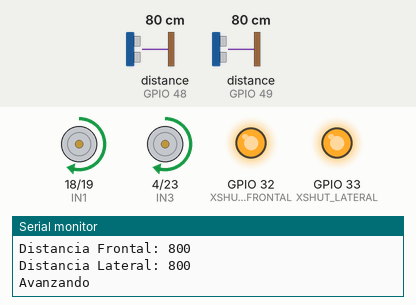
Recording of a sketch running on a simulated ESP32. On the bench: motor-driver pin pairs drawn as motors (green arrow = first pin HIGH = forward, orange = second pin HIGH = backward, longer = more drive, scaled by the enable pin), output pins drawn as LEDs (lit = HIGH), the last lines printed to the serial monitor. Inputs (shaded band) come from the test bench; at power-on: distance to the obstacle (sensors on GPIO 48, GPIO 49) 80 cm.

Above: at 1.2 s.
1.3 s: distance to the obstacle (sensor on GPIO 48) set to 12 cm
2.8 s: distance to the obstacle (sensor on GPIO 48) set to 9 cm
At 3.12 s:
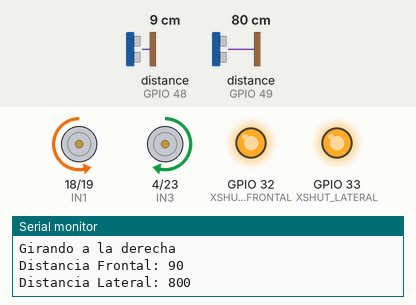
5.8 s: distance to the obstacle (sensor on GPIO 49) set to 12 cm
At 6.34 s:
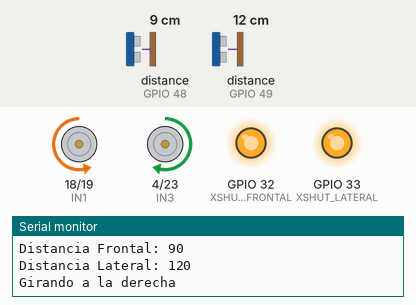
8.8 s: distance to the obstacle (sensor on GPIO 49) set to 9 cm
At 9.1 s:
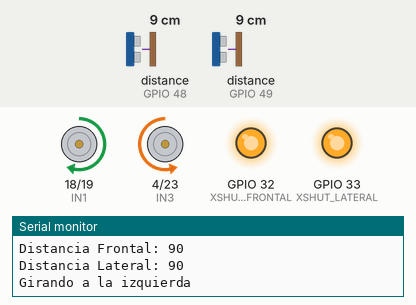
11.8 s: distance to the obstacle (sensor on GPIO 49) set to 18 cm
At 12.04 s:
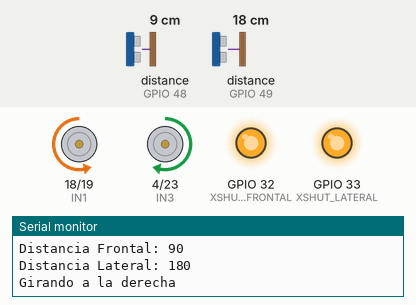
14.8 s: distance to the obstacle (sensor on GPIO 49) set to 2 cm
At 15.04 s:
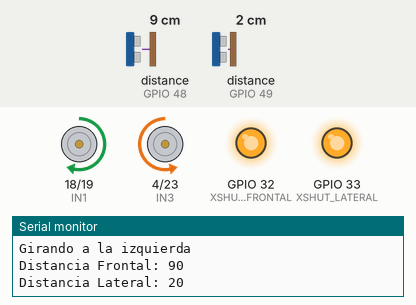
Timing chart, 0 to 17.8 s (numbered marks = the images above; inputs shaded):
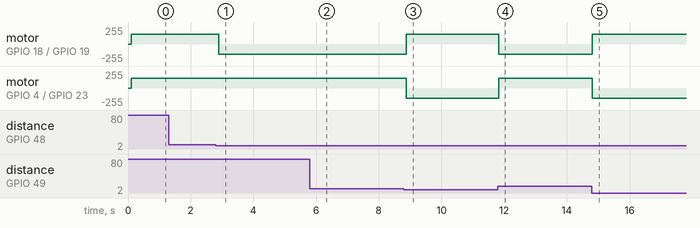

Measured:
- the behaviour switches between 11 and 10 cm on distance to the obstacle (sensor on GPIO 48) (found by bisection; images 0 and 1)
- the behaviour switches between 11 and 10 cm on distance to the obstacle (sensor on GPIO 49) (found by bisection; images 2 and 3)
- after the input at 2.8 s, motor on GPIO 18 (IN1) / GPIO 19 (IN2): forward 150/255 → backward 150/255 after 0.09 s
- after the input at 5.8 s, motor on GPIO 18 (IN1) / GPIO 19 (IN2): stays backward 150/255 (without the input it goes to stopped after 3.0 s); motor on GPIO 4 (IN3) / GPIO 23 (IN4): stays forward 150/255 (without the input it goes to stopped after 3.0 s)
- after the input at 8.8 s, motor on GPIO 18 (IN1) / GPIO 19 (IN2): backward 150/255 → forward 150/255 after 0.08 s; motor on GPIO 4 (IN3) / GPIO 23 (IN4): forward 150/255 → backward 150/255 after 0.08 s
- after the input at 11.8 s, motor on GPIO 18 (IN1) / GPIO 19 (IN2): forward 150/255 → backward 150/255 at once; motor on GPIO 4 (IN3) / GPIO 23 (IN4): backward 150/255 → forward 150/255 at once
- after the input at 14.8 s, motor on GPIO 18 (IN1) / GPIO 19 (IN2): backward 150/255 → forward 150/255 at once; motor on GPIO 4 (IN3) / GPIO 23 (IN4): forward 150/255 → backward 150/255 at once

The sketch:

main.ino
```cpp
#include <Wire.h>
#include "Adafruit_VL53L0X.h"

// Instancias de los sensores
Adafruit_VL53L0X sensor_frontal = Adafruit_VL53L0X();
Adafruit_VL53L0X sensor_lateral = Adafruit_VL53L0X();

// Pines del puente H L298N
#define ENA 5   // PWM Motor A
#define IN1 18   // Dirección Motor A
#define IN2 19   // Dirección Motor A
#define ENB 25  // PWM Motor B
#define IN3 4  // Dirección Motor B
#define IN4 23  // Dirección Motor B

// Pines de control de encendido de los sensores
#define XSHUT_FRONTAL 32
#define XSHUT_LATERAL 33

// Potencia del motor (0-255)
int potencia = 150; // Aumentado para notar más el giro

void setup() {
    Serial.begin(9600);
    Serial.println("Iniciando sensores VL53L0X...");

    // Configurar pines del motor
    pinMode(ENA, OUTPUT);
    pinMode(IN1, OUTPUT);
    pinMode(IN2, OUTPUT);
    pinMode(ENB, OUTPUT);
    pinMode(IN3, OUTPUT);
    pinMode(IN4, OUTPUT);

    // Configurar pines XSHUT de los sensores
    pinMode(XSHUT_FRONTAL, OUTPUT);
    pinMode(XSHUT_LATERAL, OUTPUT);

    Wire.begin();

    // Apagar ambos sensores antes de inicializar
    digitalWrite(XSHUT_FRONTAL, LOW);
    digitalWrite(XSHUT_LATERAL, LOW);
    delay(10);

    // Encender e inicializar sensor frontal
    digitalWrite(XSHUT_FRONTAL, HIGH);
    delay(10);
    if (!sensor_frontal.begin(0x30)) {
        Serial.println("Error al iniciar el sensor frontal");
    }

    // Encender e inicializar sensor lateral con dirección diferente
    digitalWrite(XSHUT_LATERAL, HIGH);
    delay(10);
    if (!sensor_lateral.begin(0x31)) {
        Serial.println("Error al iniciar el sensor lateral");
    }
}

void loop() {
    int distancia_frontal = Medir_VL53L0X(sensor_frontal);
    int distancia_lateral = Medir_VL53L0X(sensor_lateral);

    Serial.print("Distancia Frontal: "); Serial.println(distancia_frontal);
    Serial.print("Distancia Lateral: "); Serial.println(distancia_lateral);

    if (distancia_frontal > 100) {
        adelante();
        Serial.println("Avanzando");
    } else {
        detener();
        delay(5);

        if (distancia_frontal <= 100 && distancia_lateral <= 100) {
            izquierda();
            Serial.println("Girando a la izquierda");
        } else if (distancia_lateral > 100) {
            derecha();
            Serial.println("Girando a la derecha");
        } else {
            izquierda();
            Serial.println("Girando a la izquierda");
        }
    }
    delay(5);
}

float Medir_VL53L0X(Adafruit_VL53L0X &sensor) {
    VL53L0X_RangingMeasurementData_t medida;
    sensor.rangingTest(&medida, false);
    return (medida.RangeStatus != 4) ? medida.RangeMilliMeter : 9999; // 9999 indica fuera de rango
}

void adelante() {
    analogWrite(ENA, potencia);
    digitalWrite(IN1, HIGH);
    digitalWrite(IN2, LOW);
    analogWrite(ENB, potencia);
    digitalWrite(IN3, HIGH);
    digitalWrite(IN4, LOW);
}

void atras() {
    analogWrite(ENA, potencia);
    digitalWrite(IN1, LOW);
    digitalWrite(IN2, HIGH);
    analogWrite(ENB, potencia);
    digitalWrite(IN3, LOW);
    digitalWrite(IN4, HIGH);
}

void izquierda() {
    analogWrite(ENA, potencia);
    digitalWrite(IN1, HIGH);
    digitalWrite(IN2, LOW);
    analogWrite(ENB, potencia);
    digitalWrite(IN3, LOW);
    digitalWrite(IN4, HIGH);
}

void derecha() {

    analogWrite(ENA, potencia);
    digitalWrite(IN1, LOW);
    digitalWrite(IN2, HIGH);
    analogWrite(ENB, potencia);
    digitalWrite(IN3, HIGH);
    digitalWrite(IN4, LOW);
}

void detener() {
    analogWrite(ENA, 0);
    digitalWrite(IN1, LOW);
    digitalWrite(IN2, LOW);
    analogWrite(ENB, 0);
    digitalWrite(IN3, LOW);
    digitalWrite(IN4, LOW);
}
```
